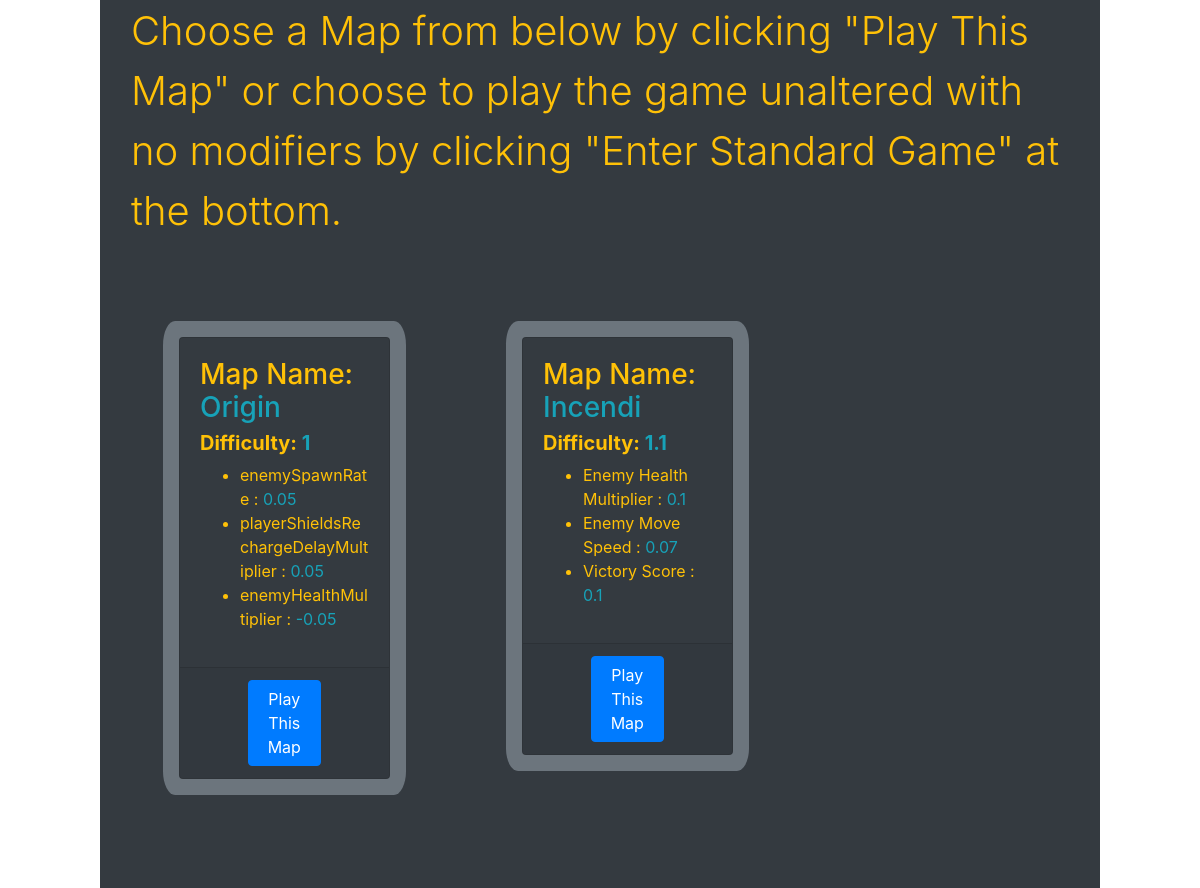
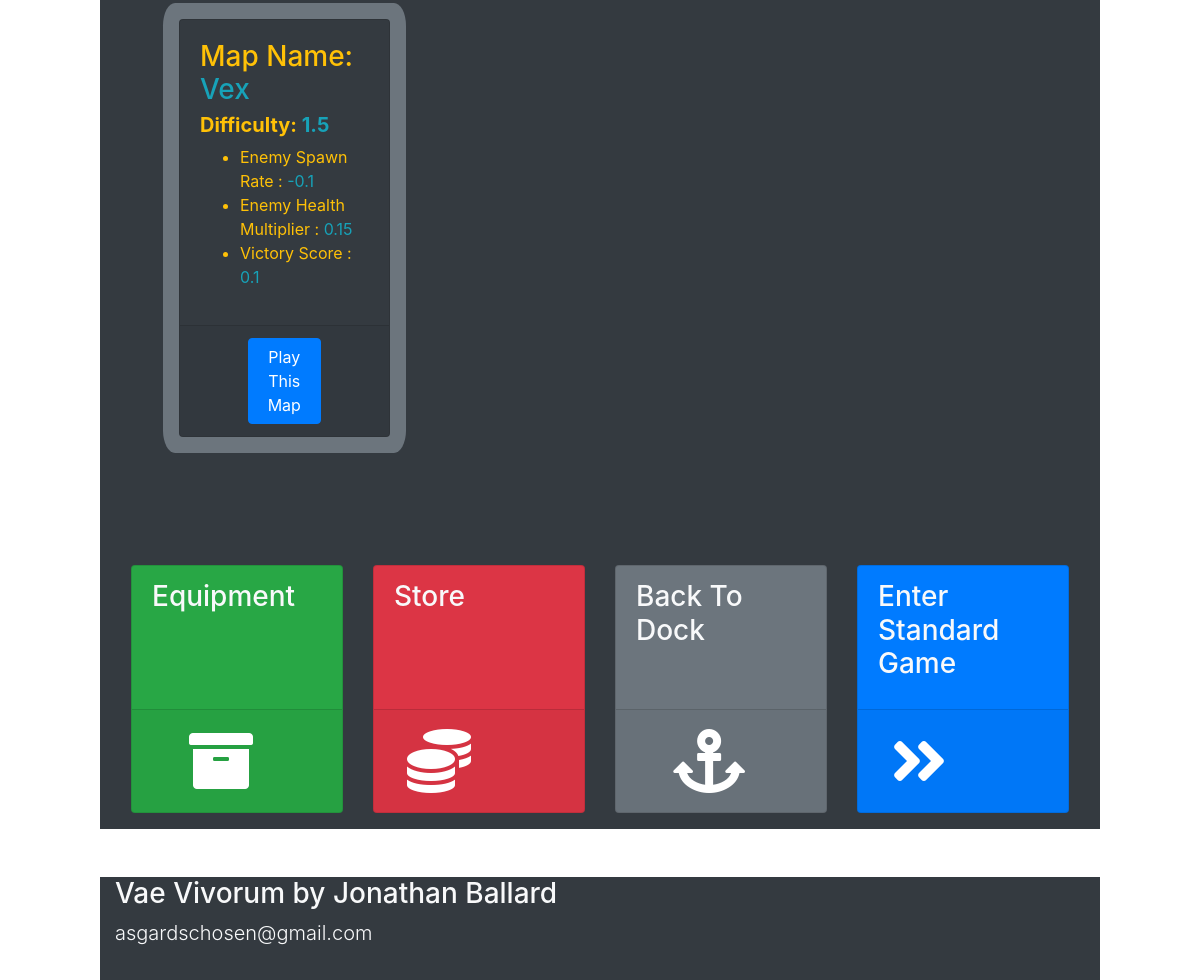
Before: /map (signed in, lower part) with the older database file (2 pictures, top to bottom).
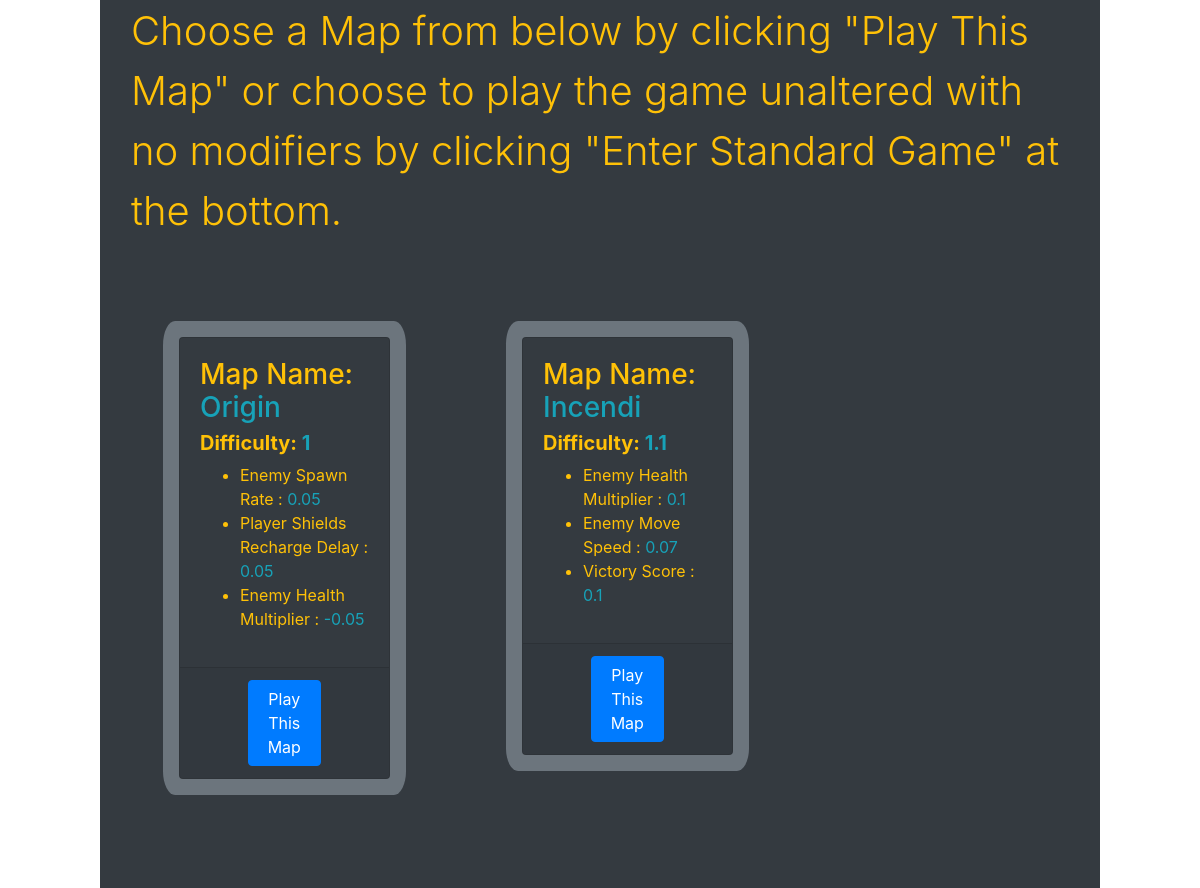
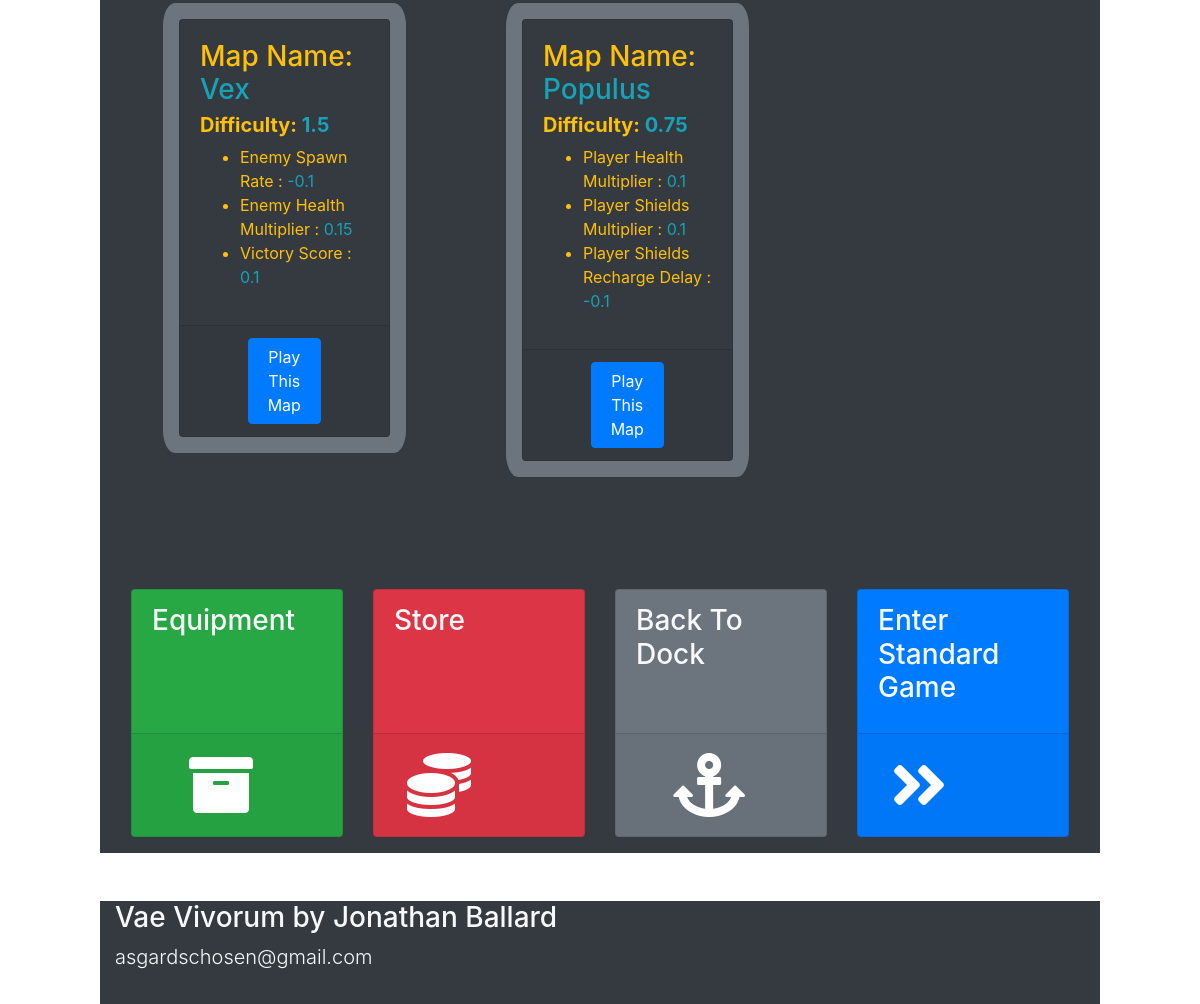
After: the same page with the newer database file (2 pictures, top to bottom).
### models.py (models this page shows)
class Map(db.Model):
    __tablename__ = "Map"
    id = db.Column(db.Integer, primary_key=True)
    name = db.Column(db.String(255))
    background = db.Column(db.String(255))
    difficulty = db.Column(db.Integer)
    modifier1Name = db.Column(db.String(255))
    modifier1Amount = db.Column(db.Integer)
    modifier2Name = db.Column(db.String(255))
    modifier2Amount = db.Column(db.Integer)
    modifier3Name = db.Column(db.String(255))
    modifier3Amount = db.Column(db.Integer)

### app.py (the view)
@app.route('/map')
def map():
    loggedInUser = Users.query.get(session['id'])
    allMaps = Map.query.all()
    print('allMaps***************************************************',allMaps)
    return render_template("map.html", thisUser = loggedInUser, allMaps = allMaps)

### templates/map.html (shortened to what this page needs)
<!DOCTYPE html>
<html lang="en">
<head>
    <link rel="stylesheet" href="https://stackpath.bootstrapcdn.com/bootstrap/4.4.1/css/bootstrap.min.css">
    <link rel="stylesheet" href="https://cdnjs.cloudflare.com/ajax/libs/font-awesome/5.11.2/css/all.css" />
    <link rel="stylesheet" type="text/css" href="{{ url_for('static', filename='css/style.css') }}">
</head>
<body>
<div class="container bg-dark mt-5 text-warning pt-3 col-xl-10">
    <p class="lead p-3 unFeatured">Choose a Map from below by clicking "Play This Map" or choose to play the game unaltered with no modifiers by clicking "Enter Standard Game" at the bottom.</p>
    {% for thisMap in allMaps %}
    <div class="mapInfoBox bg-secondary d-inline-block col-xl-3 my-5 mx-5 p-3">
        <div class="card mapCard bg-dark">
            <div class="card-body">
                <h5 class="card-title h3">Map Name: <span class="text-info h3" id="mapNameText">{{ thisMap.name }}</span></h5>
                <h6 class="card-subtitle mb-2 lead font-weight-bold text-warning">Difficulty: <span class="text-info" id="difficultyText">{{ thisMap.difficulty }}</span></h6>
                <ul>
                    <li><span id="modifier1Name">{{ thisMap.modifier1Name }}</span> : <span class="text-info" id="modifier1Amount">{{ thisMap.modifier1Amount }}</span></li>
                    <li><span id="modifier2Name">{{ thisMap.modifier2Name }}</span> : <span class="text-info" id="modifier2Amount">{{ thisMap.modifier2Amount }}</span></li>
                    <li><span id="modifier3Name">{{ thisMap.modifier3Name }}</span> : <span class="text-info" id="modifier3Amount">{{ thisMap.modifier3Amount }}</span></li>
                </ul>
            </div>
            <div class="card-footer">
                <a id="mapSelect" href="{{ url_for('gameId', mapID = thisMap.id) }}" class="d-block btn btn-primary mx-5">Play This Map</a>
            </div>
        </div>
    </div>
    {% endfor %}
    <div class="card-deck iconDiv mt-5 p-3 mb-5">
        <div class="card iconCard bg-success">
            <div class="card-body">
                <h3 class="card-subtitle mb-2 text-light">Equipment</h3>
            </div>
            <div class="card-footer">
                <a href="/equipment"><i class="btn ml-4 fas fa-4x fa-archive"></i></a>
            </div>
        </div>
        <div class="card iconCard bg-danger">
            <div class="card-body">
                <h3 class="card-subtitle mb-2 text-light">Store</h3>
            </div>
            <div class="card-footer">
                <a href="/store"><i class="btn fas fa-4x fa-coins"></i></a>
            </div>
        </div>
        <div class="card iconCard bg-secondary">
            <div class="card-body">
                <h3 class="card-subtitle mb-2 text-light">Back To Dock</h3>
            </div>
            <div class="card-footer">
                <a href="/dock"><i class="btn ml-4 fas fa-4x fa-anchor"></i></a>
            </div>
        </div>
        <div class="card iconCard bg-primary">
            <div class="card-body">
                <h3 class="card-subtitle mb-2 text-light">Enter Standard Game</h3>
            </div>
            <div class="card-footer">
                <a href="/game"><i class="btn fas fa-4x fa-angle-double-right"></i></a>
            </div>
        </div>
    </div>
</div>
<div id="bottombar" class="container bg-dark col-xl-10 mt-3 pb-3 text-light">
    <h3>Vae Vivorum by Jonathan Ballard</h3>
    <p class="lead">asgardschosen@gmail.com</p>
</div>
</body>
</html>

Changed rows visible on the page:
changed Map "Origin": modifier1Name "enemySpawnRate" → "Enemy Spawn Rate"; modifier2Name "playerShieldsRechargeDelayMultiplier" → "Player Shields Recharge Delay"; modifier3Name "enemyHealthMultiplier" → "Enemy Health Multiplier"
added Map: name "Populus", difficulty "0.75", modifier1Name "Player Health Multiplier", modifier1Amount "0.1", modifier2Name "Player Shields Multiplier", modifier2Amount "0.1", modifier3Name "Player Shields Recharge Delay", modifier3Amount "-0.1"
